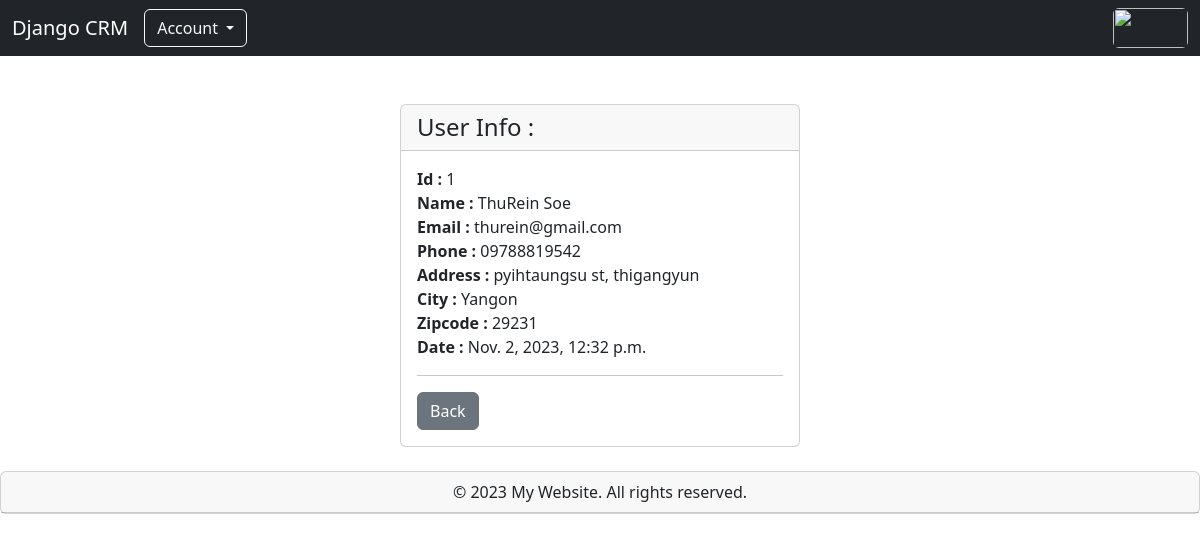
Screenshot of /data_update/1/ with the database file from the repository.
### blog/models.py (models this page shows, shortened)
class Record (models.Model):
    id = models.AutoField(primary_key=True)
    name = models.CharField(max_length=50)
    email = models.CharField(max_length=100)
    phone = models.CharField(max_length=50)
    address = models.CharField(max_length=100)
    city = models.CharField(max_length=50)
    zipcode = models.CharField(max_length=20)
    create_at = models.DateTimeField(default=datetime.now)

### blog/views.py (the view)
# urls.py: path('data_update/<int:user_id>/', data_update),
def data_update(request, user_id):
    if request.method =='GET':
        data_update = Record.objects.get(id=user_id)
    return render (request, 'data_update.html',{'data_update':data_update})

### blog/templates/data_update.html (shortened to what this page needs)
{% extends 'base.html'%}
    {% block body %}
  <br/><br/>
        <div class="card col-md-4 offset-md-4">
            <h4 class="card-header">User Info :</h4>
            <div class="card-body">
                <div><strong>Id :</strong> {{ data_update.id }}</div>
                <div><strong>Name :</strong> {{ data_update.name }}</div>
                <div><strong>Email :</strong> {{ data_update.email }}</div>
                <div><strong>Phone :</strong> {{ data_update.phone }}</div>
                <div><strong>Address :</strong> {{ data_update.address }}</div>
                <div><strong>City :</strong> {{ data_update.city }}</div>
                <div><strong>Zipcode :</strong> {{ data_update.zipcode }}</div>
                <div><strong>Date :</strong> {{ data_update.create_at }}</div><hr/>
                    <a href="/" class="btn btn-secondary">Back</a>
            </div>
        </div>
{% endblock %}

### rows the page displays
Record: id "1", name "ThuRein Soe", email "thurein@gmail.com", phone "09788819542", address "pyihtaungsu st, thigangyun", city "Yangon", zipcode "29231", create_at "Nov. 2, 2023, 12:32 p.m."
